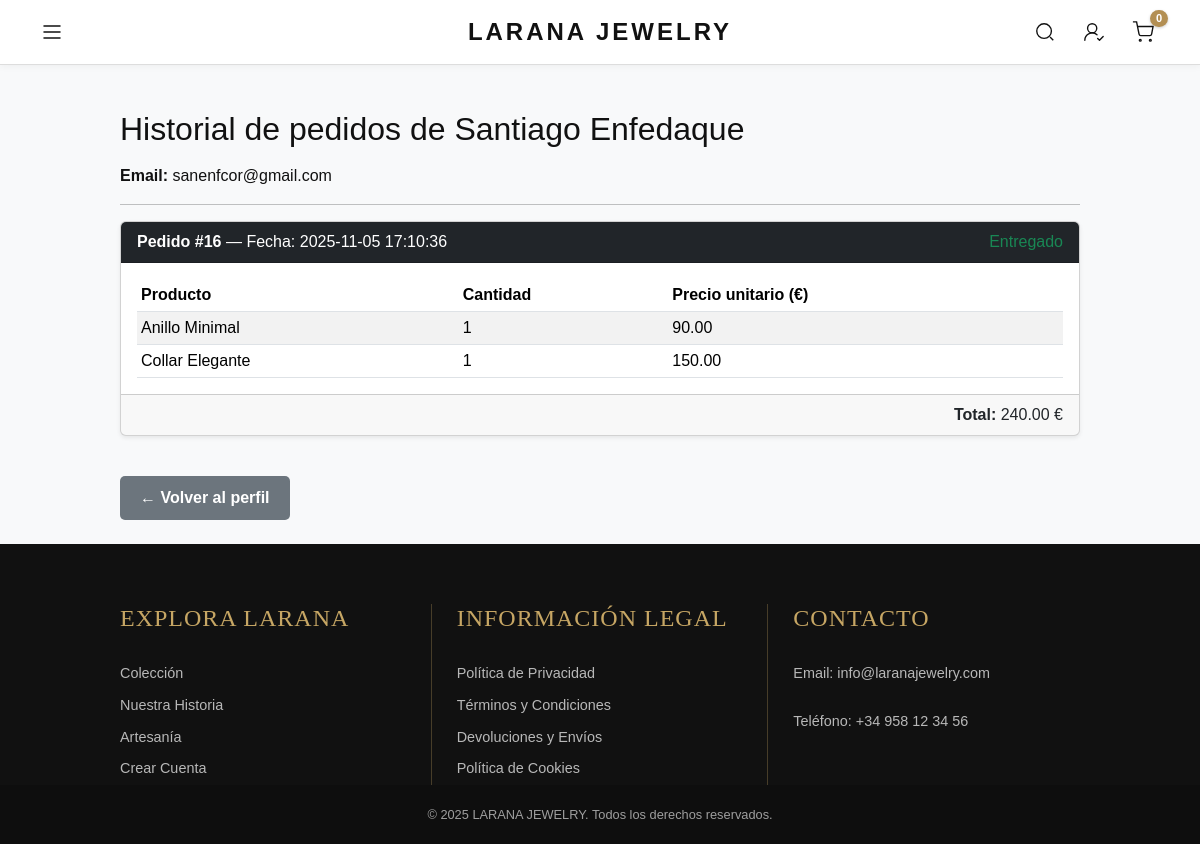
The app's page /tienda_login_php/ver_historial.php?id=5 (signed in), older data.
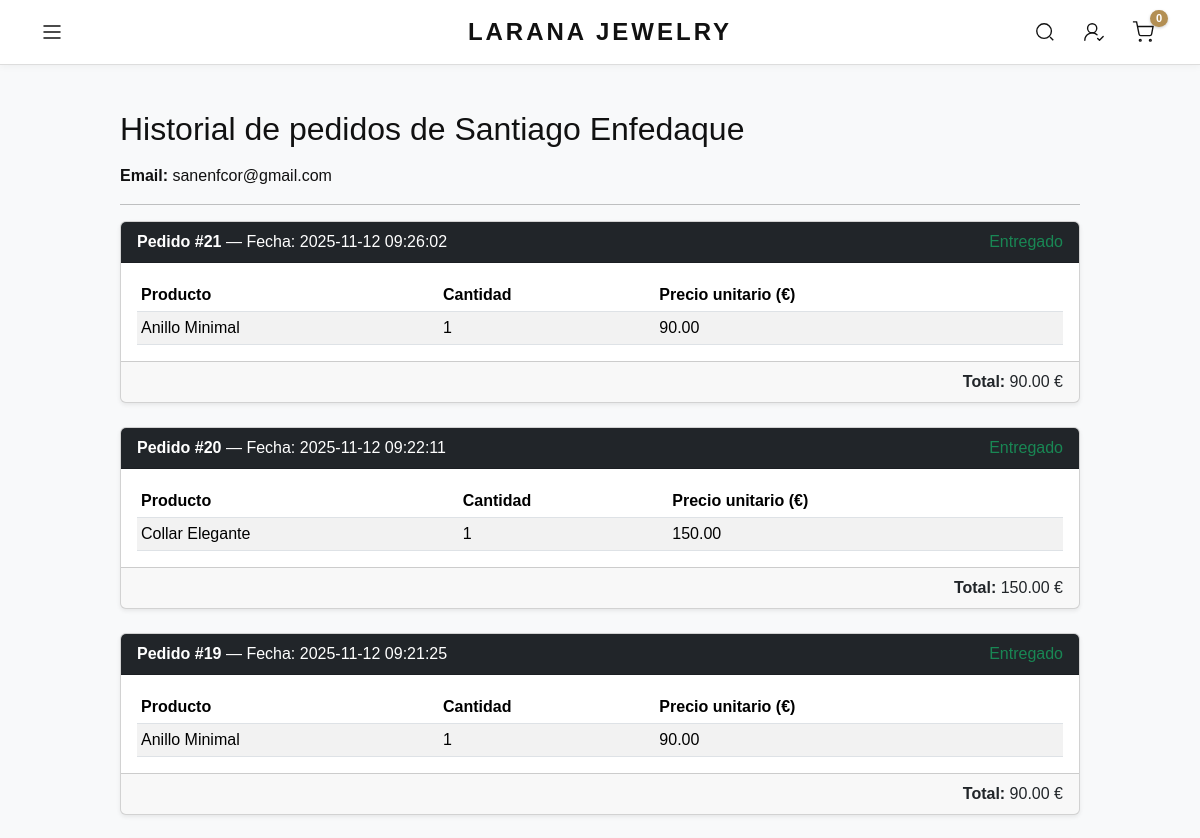
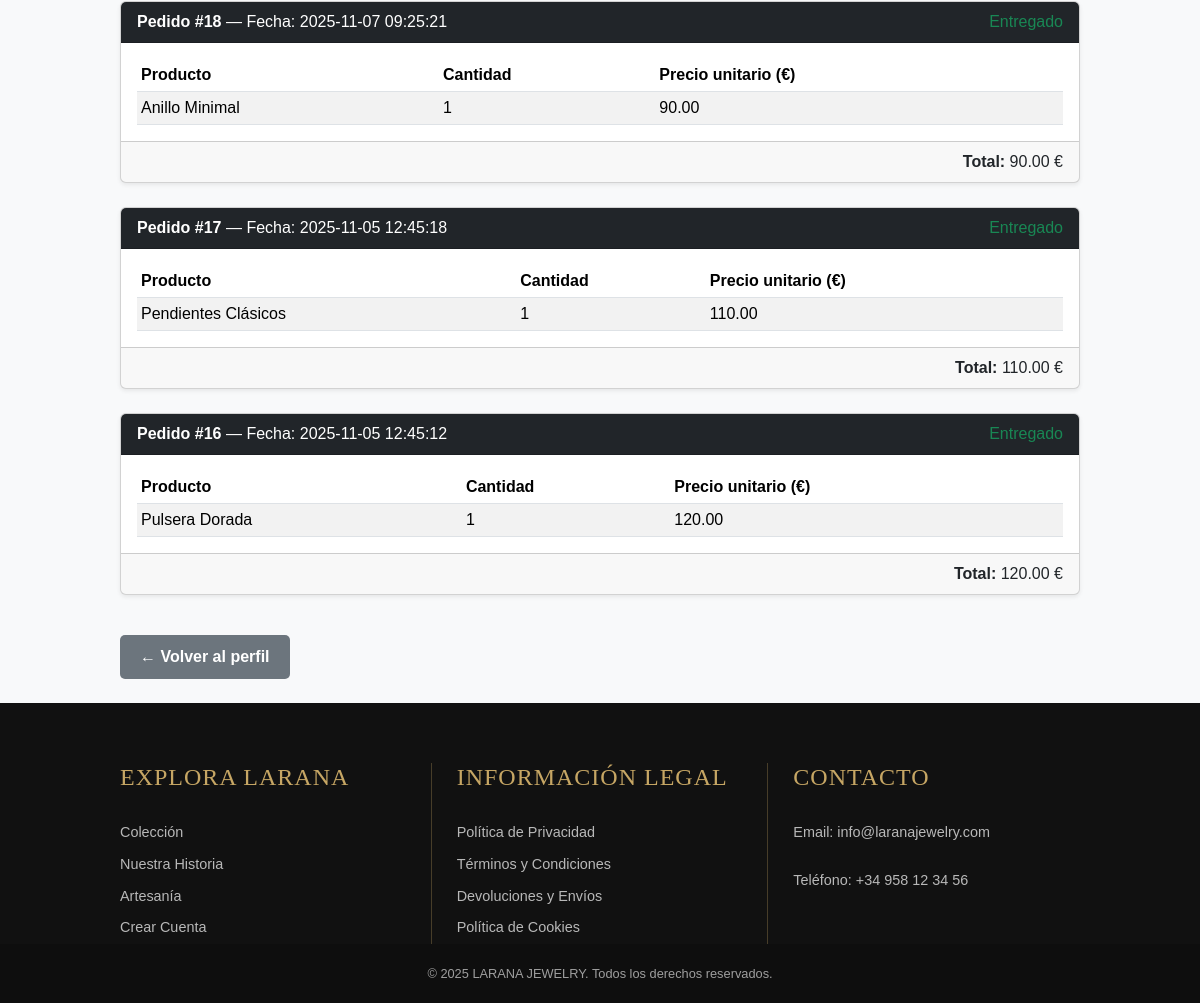
The same page, newer data (2 pictures, top to bottom).
### tables this page shows
CREATE TABLE `detalle_pedidos` (
  `id` int(11) NOT NULL,
  `pedido_id` int(11) NOT NULL,
  `producto_id` int(11) NOT NULL,
  `cantidad` int(11) NOT NULL,
  `precio` decimal(10,2) NOT NULL
);

CREATE TABLE `pedidos` (
  `id` int(11) NOT NULL,
  `usuario_id` int(11) NOT NULL,
  `fecha` datetime DEFAULT current_timestamp(),
  `total` decimal(10,2) NOT NULL,
  `estado` enum('pendiente','entregado') DEFAULT 'pendiente'
);

CREATE TABLE `productos` (
  `id` int(11) NOT NULL,
  `nombre` varchar(100) NOT NULL,
  `descripcion` text DEFAULT NULL,
  `precio` decimal(10,2) NOT NULL,
  `stock` int(11) DEFAULT 0,
  `imagen` varchar(255) DEFAULT NULL,
  `categoria` varchar(50) DEFAULT NULL,
  `fecha_creacion` timestamp NULL DEFAULT current_timestamp()
);

### tienda_login_php/ver_historial.php (the view, shortened to what this page needs)
<?php
require_once "db_connect.php";
$id_usuario = intval($_GET['id']);
$stmt = $conn->prepare("
    SELECT
        p.id AS pedido_id,
        p.fecha,
        p.total,
        p.estado,
        dp.cantidad,
        dp.precio,
        pr.nombre AS producto_nombre
    FROM pedidos p
    JOIN detalle_pedidos dp ON dp.pedido_id = p.id
    JOIN productos pr ON dp.producto_id = pr.id
    WHERE p.usuario_id = :id
    ORDER BY p.fecha DESC
");
$stmt->execute([':id' => $id_usuario]);
$pedidos = $stmt->fetchAll(PDO::FETCH_ASSOC);
include __DIR__ . '/../includes/header.php';
?>
<body class="bg-light">
    <div class="container py-4">
        <h2 class="mb-3">
            Historial de pedidos de <?= htmlspecialchars($usuario['nombre'] . ' ' . $usuario['apellido']) ?>
        </h2>
        <p><strong>Email:</strong> <?= htmlspecialchars($usuario['email']) ?></p>
        <hr>
        <?php if (empty($pedidos)): ?>
            <div class="alert alert-info">Este usuario no tiene pedidos registrados.</div>
        <?php else: ?>
            <?php
            $pedidoActual = 0;
            foreach ($pedidos as $detalle):
                $fechaPedido = new DateTime($detalle['fecha']);
                $hoy = new DateTime();
                $diff = $fechaPedido->diff($hoy)->days;
                if ($diff < 2) {
                    $estadoTexto = "Sin entregar";
                    $estadoClase = "text-warning";
                } else {
                    $estadoTexto = "Entregado";
                    $estadoClase = "text-success";
                }
                if ($pedidoActual !== $detalle['pedido_id']):
                    if ($pedidoActual !== 0) {
                        echo "
                                    </tbody>
                                </table>
                            </div>
                            <div class='card-footer text-end'>
                                <strong>Total:</strong> " . number_format($totalActual, 2) . " €
                            </div>
                        </div>";
                    }
                    $pedidoActual = $detalle['pedido_id'];
                    $totalActual = $detalle['total'];
                    ?>
                    <div class="card mb-4 shadow-sm">
                        <div class="card-header bg-dark text-white d-flex justify-content-between">
                            <span><strong>Pedido #<?= $detalle['pedido_id'] ?></strong> — Fecha: <?= $detalle['fecha'] ?></span>
                            <span class="<?= $estadoClase ?>">
                                <?= $estadoTexto ?>
                            </span>
                        </div>
                        <div class="card-body">
                            <table class="table table-sm table-striped mb-0">
                                <thead>
                                    <tr>
                                        <th>Producto</th>
                                        <th>Cantidad</th>
                                        <th>Precio unitario (€)</th>
                                    </tr>
                                </thead>
                                <tbody>
                <?php endif; ?>
                <tr>
                    <td><?= htmlspecialchars($detalle['producto_nombre']) ?></td>
                    <td><?= $detalle['cantidad'] ?></td>
                    <td><?= number_format($detalle['precio'], 2) ?></td>
                </tr>
            <?php endforeach; ?>
            </tbody>
            </table>
            </div>
            <div class="card-footer text-end">
                <strong>Total:</strong> <?= number_format($totalActual, 2) ?> €
            </div>
            </div>
        <?php endif; ?>
        <a href="./perfil.php" class="btn btn-secondary mt-3">← Volver al perfil</a>
    </div>
<?php include __DIR__ . '/../includes/footer.php'; ?>

Row changes from the older to the newer data that the page shows:
added detalle_pedidos: pedido "21", pedido.fecha "2025-11-12 09:26:02", pedido.fecha "Entregado", producto.nombre "Anillo Minimal", cantidad "1", precio "90.00"
added detalle_pedidos: pedido "20", pedido.fecha "2025-11-12 09:22:11", pedido.fecha "Entregado", producto.nombre "Collar Elegante", cantidad "1", precio "150.00"
added pedidos: total "90.00"
added detalle_pedidos: pedido "19", pedido.fecha "2025-11-12 09:21:25", pedido.fecha "Entregado", producto.nombre "Anillo Minimal", cantidad "1", precio "90.00"
added pedidos: total "150.00"
added detalle_pedidos: pedido "18", pedido.fecha "2025-11-07 09:25:21", pedido.fecha "Entregado", producto.nombre "Anillo Minimal", cantidad "1", precio "90.00"
added pedidos: total "90.00"
changed detalle_pedidos: pedido (not shown) → "17"; pedido.fecha (not shown) → "2025-11-05 12:45:18"; pedido_id 16 → 17 (drawn); pedido.fecha (not shown) → "Entregado"; producto.nombre "Collar Elegante" → "Pendientes Clásicos"; precio "150.00" → "110.00"; moves up the list
added pedidos: total "90.00"
changed detalle_pedidos: pedido.fecha "2025-11-05 17:10:36" → "2025-11-05 12:45:12"; producto.nombre "Anillo Minimal" → "Pulsera Dorada"; precio "90.00" → "120.00"; now shows "Total: €"
added pedidos: total "110.00"
changed pedidos (number 6 of 6 on the later page): total "240.00" → "120.00"
